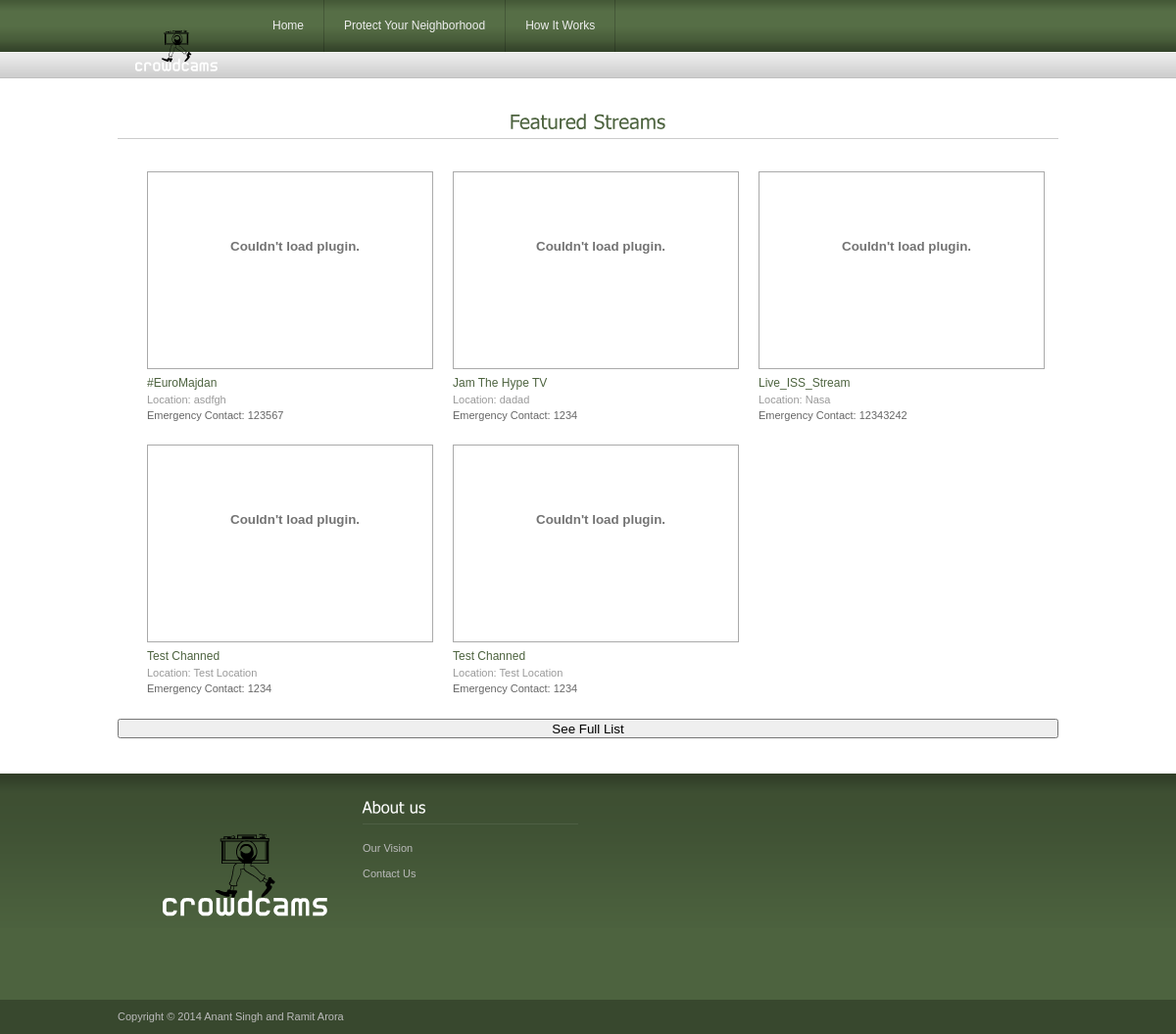
The app's page /, older data.
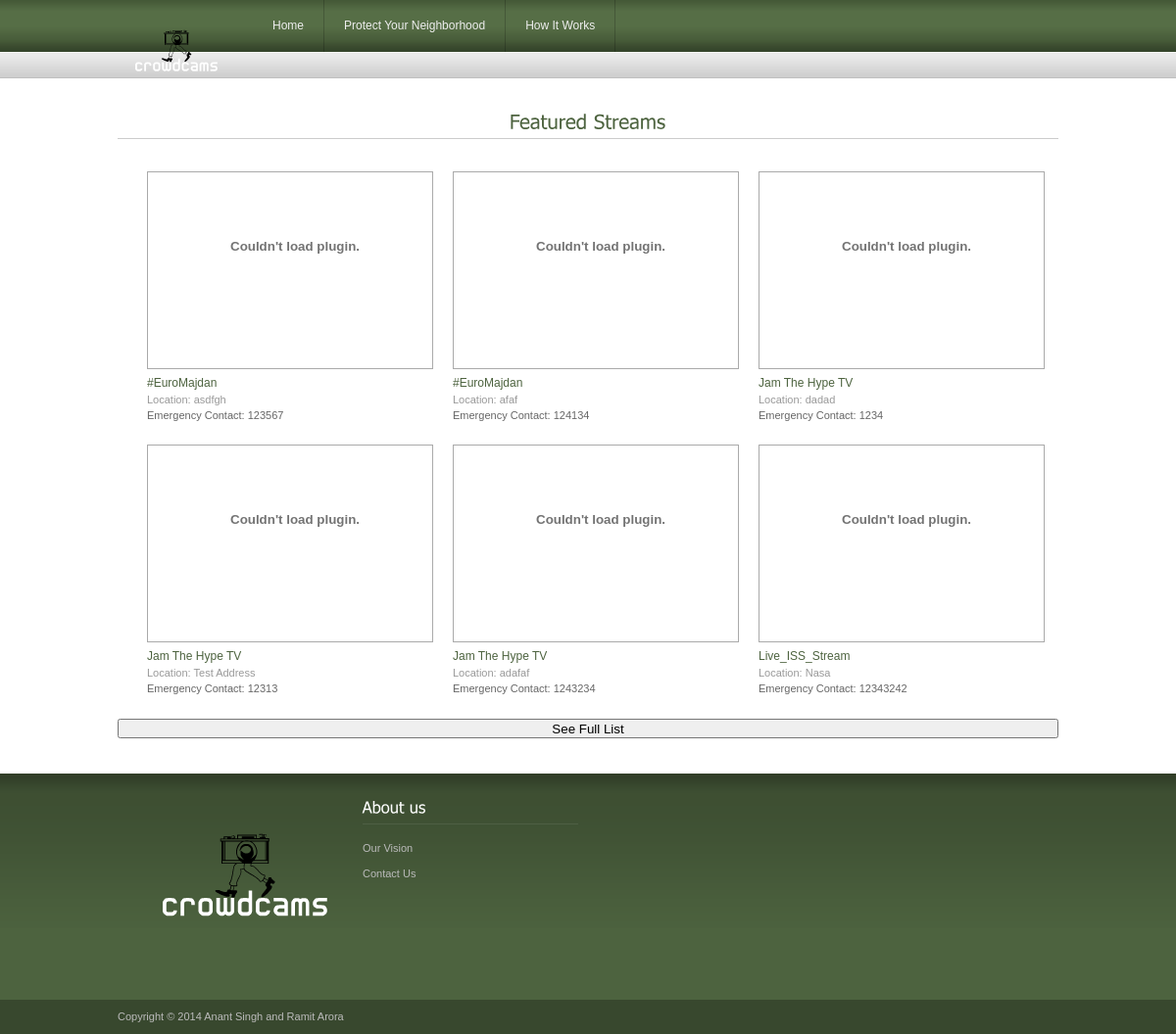
The same page, newer data.
### web_app/models.py (models this page shows)
class UstreamListing(models.Model):
	ustream_uid = models.IntegerField(default=0)
	title = models.CharField(max_length=200)
	is_protected = models.NullBooleanField(default=False)
	url = models.CharField(max_length=200)
	description = models.CharField(max_length=600)
	status = models.CharField(max_length = 10)
	image_url = models.CharField(max_length=200)
	emergency_contact = models.IntegerField(default=0)
	location_description = models.CharField(max_length = 200)

### web_app/views.py (the view)
# urls.py: url(r'^$', views.home, name='home'),
def home(request):
    streams = UstreamListing.objects.all()
    streams = sorted(streams, key=lambda x:x.title)
    context = {
        'title': 'Crowd Cams',
        'streams': streams[0:6]
    }
    return render(request, 'index.html', context)

### templates/index.html (shortened to what this page needs)
{% extends "base_template.html" %}
{% block content %}
    {% load static %}
    <div id="content_sec">
        <div class="col1">
            <div class="mostcontainer">
                <h2 class="heading">Featured Streams</h2>
                <ul>
                    {% for stream in streams %}
                        <li>
                            <div class="vediodiv">
                                <div id="{{ stream.ustream_uid }}div"
                                     style="width: inherit;height: 140px;position: absolute; z-index: 1000;"></div>
                                <object class="flashobj" classid="clsid:d27cdb6e-ae6d-11cf-96b8-444553540000"
                                        id="utv510050"
                                        style="width: inherit;height: inherit; z-index: -1000;">
                                    <embed flashvars="autoplay=false&amp;brand=embed&amp;cid={{ stream.ustream_uid }}"
                                           allowfullscreen="true" allowscriptaccess="always"
                                           id="{{ stream.ustream_uid }}embed"
                                           name="utv_n_41439" src="http://www.ustream.tv/flash/viewer.swf"
                                           type="application/x-shockwave-flash"
                                           style="width: inherit;height: inherit;"/>
                                </object>
                            </div>
                            <p><a class="colr2 stream_link"
                                  href="http://www.ustream.tv/embed/{{ stream.ustream_uid }}">{{ stream.title }}
                            </a></p>
                            <p class="viewcounts">Location: {{ stream.location_description }}</p>
                            <p class="by">Emergency Contact: {{ stream.emergency_contact }}</p>
                        </li>
                    {% endfor %}
                </ul>
            </div>
        </div>
        <button name="btn_list" type="button" style="width: 100%;height: 20px;" onclick="window.location.href='/list'">
            See Full List
        </button>
    </div>
{% endblock %}

Row changes from the older to the newer data that the page shows:
no longer on this page (row unchanged): UstreamListing: title "Test Channed", location_description "Test Location", emergency_contact "1234"
no longer on this page (row unchanged): UstreamListing: title "Test Channed", location_description "Test Location", emergency_contact "1234"
added UstreamListing: title "#EuroMajdan", location_description "afaf", emergency_contact "124134"
added UstreamListing: title "Jam The Hype TV", location_description "Test Address", emergency_contact "12313"
added UstreamListing: title "Jam The Hype TV", location_description "adafaf", emergency_contact "1243234"
